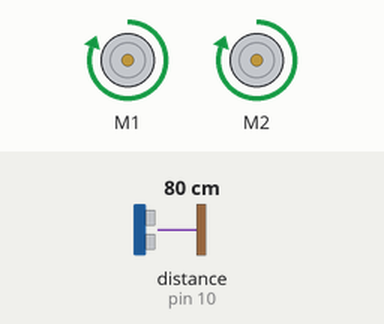
Simulated run of this sketch. Board: Arduino Uno, built with avr-gcc and run on an emulated ATmega328P. On the bench: 2 × DC motor (green arrow = forward, orange = backward, longer = faster). The test bench sets the inputs (shaded band); at power-on: distance to the obstacle (sensor on pin 10) 80 cm. The echo pulse lasts 58.3 µs per cm.

Above: at 1.2 s.
1.3 s: distance to the obstacle (sensor on pin 10) set to 21 cm
2.8 s: distance to the obstacle (sensor on pin 10) set to 18 cm
At 3.8 s:
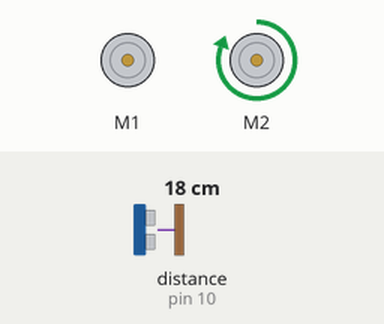
5.8 s: distance to the obstacle (sensor on pin 10) set to 35 cm
At 6.9 s:
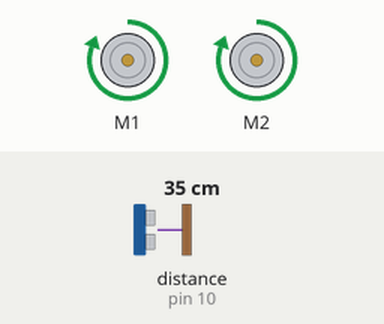
7.7 s: distance to the obstacle (sensor on pin 10) set to 2 cm
At 8.1 s:
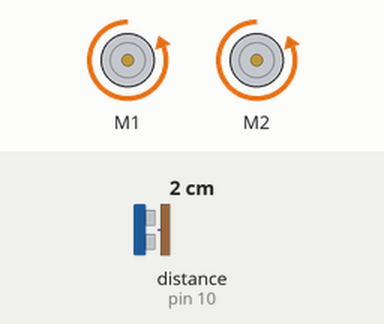
Timing chart, 0 to 11.7 s (numbered marks = the images above; inputs shaded):
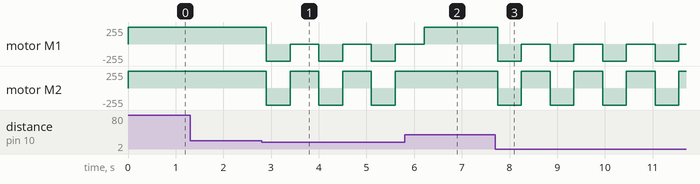

Measured:
- the behaviour switches between 20 and 19 cm on distance to the obstacle (sensor on pin 10) (found by bisection; images 0 and 1)
- after the input at 1.3 s, every drawn part: stays the same
- after the input at 2.8 s, motor M1: alternates backward 255/255 for 0.50 s and stopped for 0.60 s, starting after 0.10 s; motor M2: alternates forward 255/255 for 0.60 s and backward 255/255 for 0.50 s, starting after 0.10 s
- after the input at 5.8 s, motor M2: stays forward 255/255 (without the input it goes to backward 255/255 after 0.41 s)
- after the input at 7.7 s, motor M1: alternates backward 255/255 for 0.50 s and stopped for 0.60 s, starting after 0.05 s; motor M2: alternates forward 255/255 for 0.60 s and backward 255/255 for 0.50 s, starting after 0.05 s

The sketch:

sketch_oct23b.ino
```cpp
#include <Ultrasonic.h>
#include <AFMotor.h>

const int trigPin = 9;
const int echoPin = 10;
Ultrasonic ultrasonic(trigPin, echoPin);

AF_DCMotor motor1(1);
AF_DCMotor motor2(2);

void setup() {
  Serial.begin(9600);
  motor1.setSpeed(255);
  motor2.setSpeed(255);
}

void loop() {
  long distance = ultrasonic.Ranging(CM);

  if (distance < 20) {
    motor1.run(BACKWARD);
    motor2.run(BACKWARD);
    delay(500);

    motor1.run(RELEASE);
    motor2.run(FORWARD);
    delay(500);
  } else {
    motor1.run(FORWARD);
    motor2.run(FORWARD);
  }

  delay(100);
}
```
